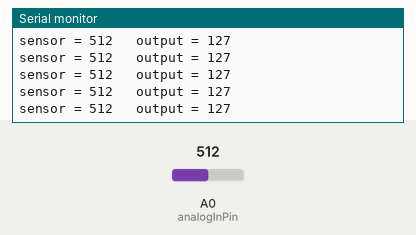
A sketch run on a simulated Arduino Uno, built with avr-gcc and run on an emulated ATmega328P. Parts: the last lines printed to the serial monitor. Inputs (shaded band) come from the test bench; at power-on: A0 (analogInPin) = 512.

Above: at 1.2 s.
1.3 s: A0 (analogInPin) set to 716
At 1.31 s:
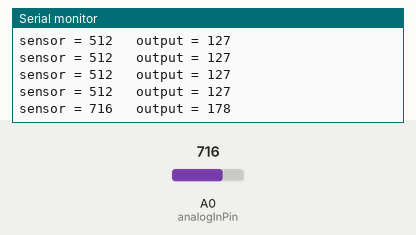
2.8 s: A0 (analogInPin) set to 900
At 2.82 s:
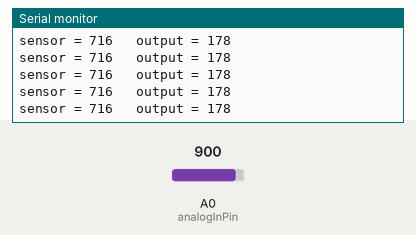
Timing chart, 0 to 5.8 s (numbered marks = the images above; inputs shaded):
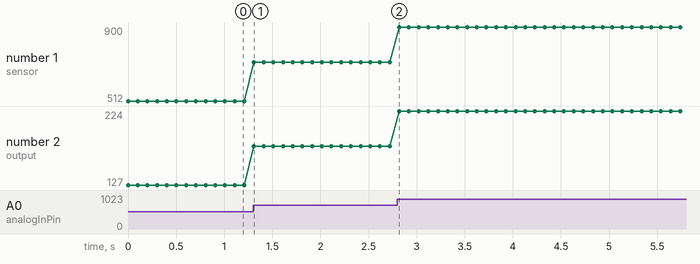

The sketch:

8266withAnalogRead.ino
```cpp
/*********
  Rui Santos
  Complete project details at https://randomnerdtutorials.com
*********/

const int analogInPin = A0;  // ESP8266 Analog Pin ADC0 = A0

int sensorValue = 0;  // value read from the pot
int outputValue = 0;  // value to output to a PWM pin

void setup() {
  // initialize serial communication at 115200
  Serial.begin(115200);
}

void loop() {
  // read the analog in value
  sensorValue = analogRead(analogInPin);

  // map it to the range of the PWM out
  outputValue = map(sensorValue, 0, 1023, 0, 255);

  // print the readings in the Serial Monitor
  Serial.print("sensor = ");
  Serial.print(sensorValue);
  Serial.print("\t output = ");
  Serial.println(outputValue);

  delay(100);
}
```

Measured:
- after the input at 1.3 s, the serial monitor: prints a new line at once (image 1)
- plotted number 1: 512 → 716 after the input at 1.3 s, 716 → 900 after the input at 2.8 s
- plotted number 2: 127 → 178 after the input at 1.3 s, 178 → 224 after the input at 2.8 s
